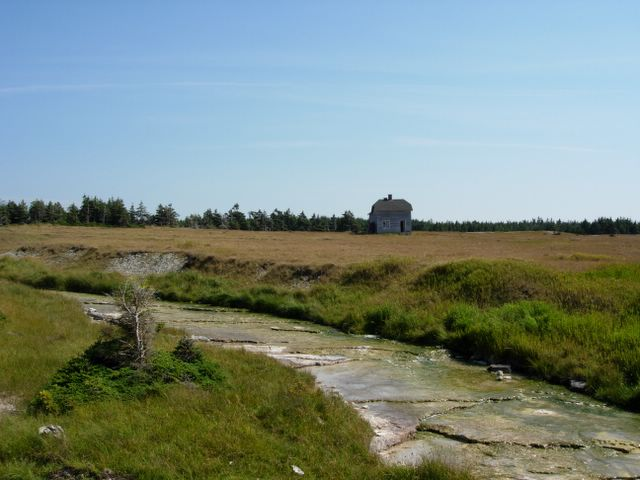
#> input picture Lab 01/field.jpg, 640 x 480 px
$ python lab_01.py
#> lines starting #> are read from the running program, lines starting #| are printed output that depends on the picture
# Rajvir Badial - 300173931 - CSI 4133 Lab 01 - 2024-09-11

import cv2
import numpy as np

# Image path for the field.jpg given in the Lab 01 folder
image_path = "field.jpg"

# Read in the image into a variable to be used for other cv2 functions
read_img = cv2.imread(image_path)
#> read_img is the input picture: shape (480, 640, 3); mean B, G, R 126.6, 136.7, 122
write_img = cv2.imwrite("copy_of_original.png", read_img)

# Show the original image to the user for ~8 seconds
show_img = cv2.imshow("Original image", read_img)
cv2.waitKey(7000)

# Downsize twice then upsize the image twice to show the loss of quality when downsizing by a factor of 4
downsize_img = cv2.pyrDown(read_img)
downsize_img = cv2.pyrDown(downsize_img)
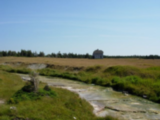
#> downsize_img: shape (120, 160, 3); mean B, G, R 127.2, 137, 122.1
downsize_img = cv2.pyrUp(downsize_img)
#> downsize_img: shape (240, 320, 3)
downsize_img = cv2.pyrUp(downsize_img)
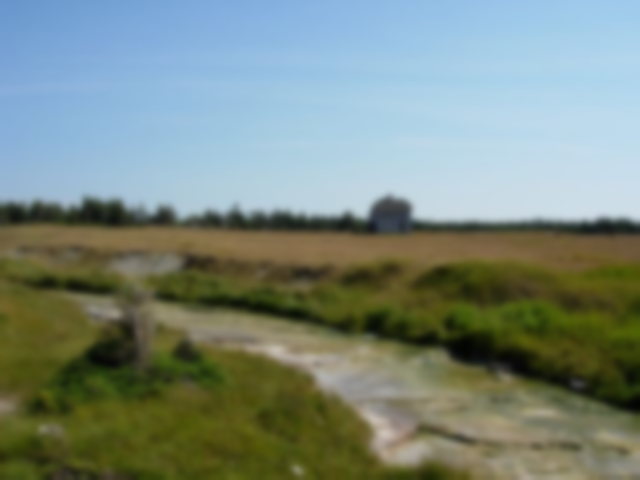
#> downsize_img: shape (480, 640, 3); mean B, G, R 126.8, 136.9, 122.1
# could also do cv2.resize(read_img, (0,0), fx=0.25, fy=0.25), then cv2.resize(read_img, (0,0), fx=4, fy=4)

# Show the downsized image to the user for ~8 seconds
cv2.imshow("Downsized Image 4x", downsize_img)
cv2.waitKey(7000)


# Quantizing image, aid taken from: https://docs.opencv.org/3.4/d1/d5c/tutorial_py_kmeans_opencv.html
Z = read_img.reshape((-1,3))

# define criteria, number of clusters(K) and apply kmeans()
ret,label,center = cv2.kmeans(
	np.float32(Z), # Data to quantize
	32, # Quantize to 32 levels
	None,
	(cv2.TERM_CRITERIA_MAX_ITER, 3, 1),
	3, # 3 iterations max
	cv2.KMEANS_RANDOM_CENTERS
)
#> ret = 116179684; center = 32 rows, first 8: [81.81, 111.3, 119.1], [54.54, 102, 113.4], [25.49, 83.39, 82.46], [156.3, 182, 201.7], [158, 203, 200], [184, 204.7, 213.5], [6.83, 22.37, 17.75], [227.5, 204.1, 169.4]

center = np.uint8(center)
#> center = 32 rows, first 8: [81, 111, 119], [54, 101, 113], [25, 83, 82], [156, 182, 201], [158, 203, 200], [184, 204, 213], [6, 22, 17], [227, 204, 169]
res = center[label.flatten()]
quantized_img = res.reshape((read_img.shape))
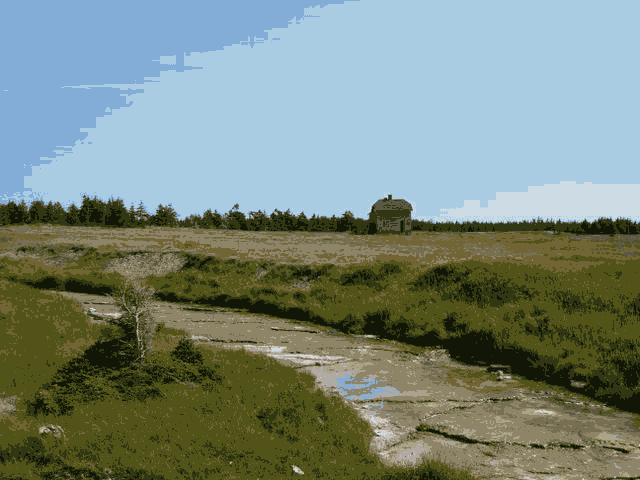
#> quantized_img: shape (480, 640, 3); mean B, G, R 126, 136.4, 121.5

cv2.imshow('Quantized Image', quantized_img)
cv2.waitKey(7000)

write_img = cv2.imwrite("downsized.jpg", downsize_img)
write_img = cv2.imwrite("quantized.jpg", quantized_img)

# Close all windows (original, downsized and quantized windows)
cv2.destroyAllWindows()
